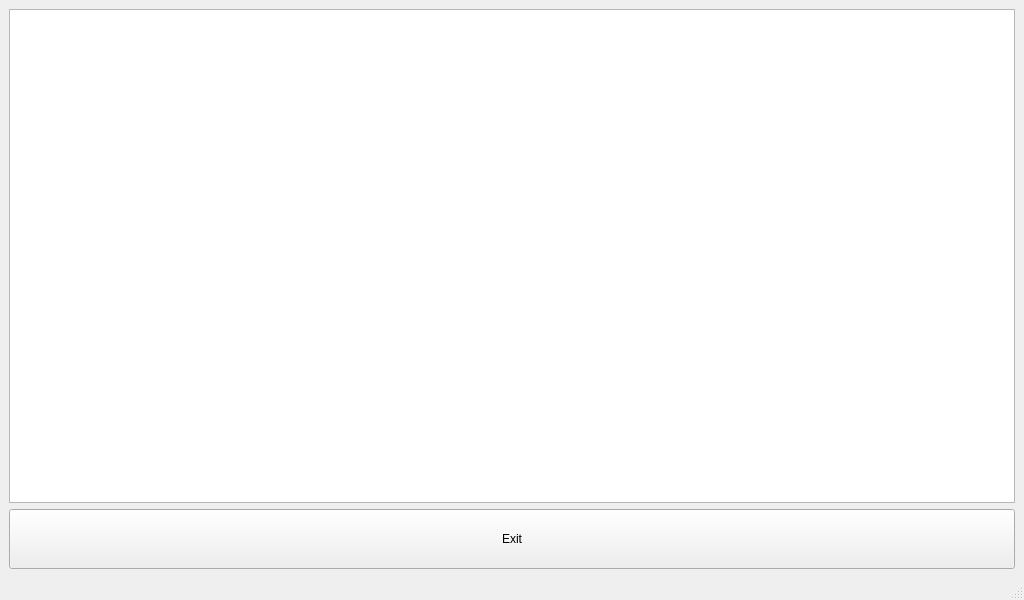
<?xml version="1.0" encoding="UTF-8"?>
<ui version="4.0">
 <class>MediaInfoWindow</class>
 <widget class="QMainWindow" name="MediaInfoWindow">
  <property name="geometry">
   <rect>
    <x>0</x>
    <y>0</y>
    <width>1024</width>
    <height>600</height>
   </rect>
  </property>
  <property name="minimumSize">
   <size>
    <width>1024</width>
    <height>600</height>
   </size>
  </property>
  <property name="windowTitle">
   <string>MainWindow</string>
  </property>
  <widget class="QWidget" name="centralwidget">
   <layout class="QVBoxLayout" name="verticalLayout">
    <item>
     <widget class="QTableWidget" name="infoTable"/>
    </item>
    <item>
     <widget class="QPushButton" name="btn_exit">
      <property name="minimumSize">
       <size>
        <width>0</width>
        <height>60</height>
       </size>
      </property>
      <property name="text">
       <string>Exit</string>
      </property>
     </widget>
    </item>
   </layout>
  </widget>
  <widget class="QMenuBar" name="menubar">
   <property name="geometry">
    <rect>
     <x>0</x>
     <y>0</y>
     <width>1024</width>
     <height>18</height>
    </rect>
   </property>
  </widget>
  <widget class="QStatusBar" name="statusbar"/>
 </widget>
 <resources/>
 <connections/>
</ui>
